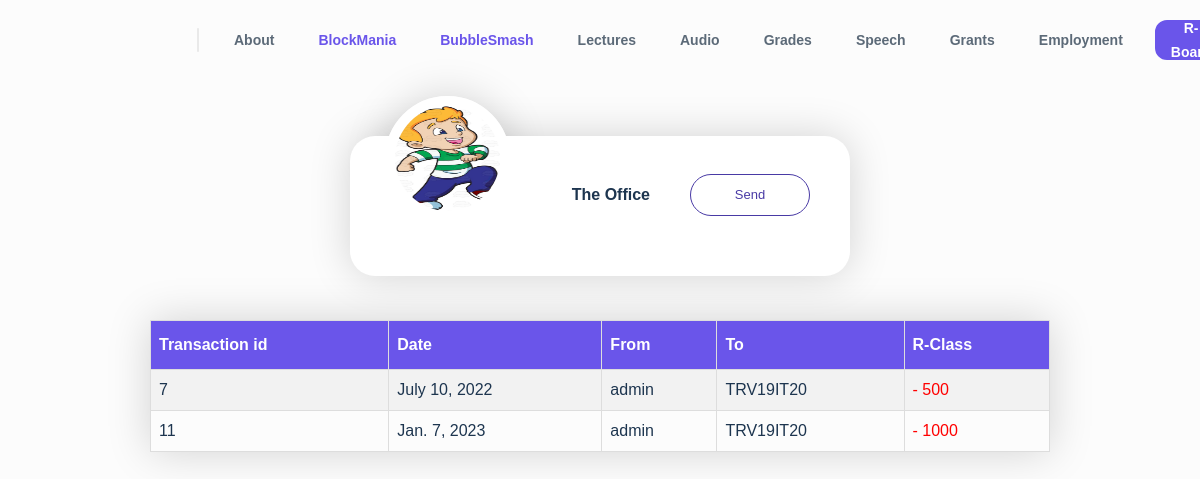
The app's page /dashboard/ (signed in) with its own data.
### authentication/models.py (models this page shows, shortened)
class account(AbstractBaseUser):
    NAME = models.CharField(max_length=30)
    SEM = models.CharField(max_length=20)
    DEPT = models.CharField(max_length=100)
    balance = models.IntegerField(default=0, null=True)
    TE = models.IntegerField(default=0, null=True)
    photo = models.CharField(max_length=200)
    username = models.CharField(max_length=30, unique=True)
    is_admin = models.BooleanField(default=False)
    is_faculty = models.BooleanField(default=False)
    is_merchant = models.BooleanField(default=False)
    is_student = models.BooleanField(default=True)
    is_active = models.BooleanField(default=True)
    is_office = models.BooleanField(default=False)
    is_staff = models.BooleanField(default=False)
    USERNAME_FIELD = 'username'
    objects = accountmanager()
    def __str__(self):
        return self.username

### transaction/models.py (models this page shows)
class Transaction(models.Model):
    trans_id = models.AutoField(primary_key=True)
    date = models.DateField()
    from_user = models.ForeignKey(account, on_delete=models.CASCADE)
    to_user = models.CharField(default="", max_length=30)
    jocund = models.IntegerField(default=0)

### dashboard/views.py (the view)
# urls.py: path('dashboard/', dash_view, name='dashboard'),
def dash_view(request):
    context = {}
    user = request.user
    fullData = account.objects.all()
    user_dict = {}
    for data in fullData:
        if data.is_student:
            user_dict[data.username] = data.TE
    dictionary_keys = list(user_dict.keys())
    sorted_dict = {dictionary_keys[i]: sorted(user_dict.values())[i] for i in range(len(dictionary_keys))}
    trans_obj = Transaction.objects.all()
    trans_list = []
    for data in trans_obj:
        if str(data.from_user) == str(user) or str(data.to_user) == str(user):
            trans_list.append(data)
    print(trans_list)
    userData = account.objects.get(username=user)
    if userData.is_student:
        context['ranking'] = list(sorted_dict).index(str(userData.username))
    context['user'] = userData
    context['transaction'] = trans_list
    return render(request, 'dashboard.html', context)

### dashboard/templatetags/to_str.py (called while the page is built)
@register.filter(name='to_str')
def to_str(value):
    return str(value)

### templates/dashboard.html (shortened to what this page needs)
{% load static %}
{% load to_str %}
<!DOCTYPE html>
<html class="notranslate wf-ibmplexsans-n4-active wf-inter-n4-active wf-active" lang="en">
<head>
    <link rel="stylesheet" href="{% static 'css/e950135ece9f0b0d.css' %}" data-n-g="">
    <link rel="stylesheet" href="{% static 'css/style.css' %}">
</head>
<body class="app">
    <div class="Header_header__c7sEG">
        <div class="container Header_container__ZF_iK">
            <a class="Logo_logo__nj7RB Header_logo__Y_FUf" href="/">
                <span>
                    <span style="box-sizing: border-box; display: inline-block; overflow: hidden; width: 152px; height: initial; background: rgba(0, 0, 0, 0) none repeat scroll 0% 0%; opacity: 1; border: 0px none; margin: 0px; padding: 0px; position: relative; max-width: 100%;">
                        <span style="box-sizing: border-box; display: block; width: initial; height: initial; background: rgba(0, 0, 0, 0) none repeat scroll 0% 0%; opacity: 1; border: 0px none; margin: 0px; padding: 0px; max-width: 100%;">
                            </span>
                <img alt="EarthFund" src="{% static 'images/logo/main_logo.png' %}" decoding="async" data-nimg="intrinsic" style="position: absolute; inset: 0px; box-sizing: border-box; padding: 0px; border: medium none; margin: auto; display: block;"></span>
                </span>
            </a>
            <div class="Header_wrapper__YaZq_">
                <nav class="Header_nav__eRLoX">
                   <a class="Header_link__ikBIz" href="#about">About</a>
                    <a style="color: #6a55ea;" class="Header_link__ikBIz" href="/games/">BlockMania</a>
                    <a style="color: #6a55ea;" class="Header_link__ikBIz" href="/bubble/">BubbleSmash</a>
                    <a class="Header_link__ikBIz" href="/video/">Lectures</a>
                    <a class="Header_link__ikBIz" href="/audiobook/">Audio</a>
                    <a class="Header_link__ikBIz" href="/calc/">Grades</a>
                    <a class="Header_link__ikBIz" href="/speech/">Speech</a>
                    <a class="Header_link__ikBIz" href="/speech/">Grants</a>
                    <a class="Header_link__ikBIz" href="/employment/">Employment</a>
                    <a style="cursor: pointer;" href="/jclass/" class="button-sm Header_button__cj5WR">R-Board</a>
            </div>
        </div>
    </div>
    <div class="layout">
        <div class="profile">
            <div class="profile__picture"><img src="{% static 'images/profile/' %}{{ user.photo }}" alt="pp" /></div>
            <div class="profile__header">
                <div class="profile__account">
                    <h4 class="profile__username">{{ user.NAME }}</h4>
                </div>
                <div class="profile__edit">
                    <a class="profile__button" href="/transaction/"  {% if user.is_merchant %} style="display:none;"   {% endif %}>Send</a></div>
            </div>
        </div>
    </div>
    <div style=" max-width: 900px; display: flex; margin: 44px auto; justify-content: center; align-items: center;">
        <table id="customers" style="margin: 0 auto;">
            <tr>
              <th>Transaction id</th>
              <th>Date</th>
              <th>From</th>
              <th>To</th>
              <th>R-Class</th>
            </tr>
            {% if transaction %}
            {% for t in transaction %}
            <tr>
              <td>{{ t.trans_id }}</td>
              <td>{{ t.date }}</td>
              <td>{{ t.from_user }}</td>
              <td>{{ t.to_user }}</td>
                {% if user.username ==  t.from_user|to_str  %} <td style="color:red;">
                    {% else %}<td style="color:green;">      {% endif %}
                  {% if user.username ==  t.from_user|to_str  %} - {% else %}+{% endif %}   {{ t.jocund }}</td>
            </tr>
            {% endfor %}
            {% endif %}
          </table>
    </div>
</body>
</html>

### static/css/e950135ece9f0b0d.css (style rules this page uses)
a, abbr, acronym, address, applet, article, aside, audio, b, big, blockquote, body, canvas, caption, center, cite, code, dd, del, details, dfn, div, dl, dt, em, embed, fieldset, figcaption, figure, footer, form, h1, h2, h3, h4, h5, h6, header, hgroup, html, i, iframe, img, ins, kbd, label, legend, li, mark, menu, nav, object, ol, output, p, pre, q, ruby, s, samp, section, small, span, strike, strong, sub, summary, sup, table, tbody, td, tfoot, th, thead, time, tr, tt, u, ul, var, video { margin: 0; padding: 0; border: 0; vertical-align: baseline }
html { -ms-text-size-adjust: 100%; -webkit-text-size-adjust: 100% }
a img, fieldset, img { border: none }
a, a:focus, button, div, h1, h2, h3, h4, h5, h6, input, select, span, textarea { outline: none }
table { border-spacing: 0; border-collapse: collapse; width: 100% }
html { box-sizing: border-box }
body { background: #fcfcfc; font-family: Inter, sans-serif; -webkit-font-smoothing: antialiased; -moz-osx-font-smoothing: grayscale; font-size: 16px; color: #1d354f; line-height: 1.5 }
img { display: block; max-width: 100%; vertical-align: bottom }
a { text-decoration: none; color: #6a55ea }
[class^=container] { max-width: 1312px; margin: 0 auto; padding: 0 64px }
[class^=button] { display: inline-flex; text-align: center; align-items: center; justify-content: center; height: 56px; padding: 0 22px; background: #6a55ea; border: 2px solid #6a55ea; border-radius: 12px; font-size: 16px; font-weight: 700; line-height: 24px; color: #fff; transition: background .2s, border-color .2s, color .2s }
.button-sm { height: 40px; padding: 0 14px; font-size: 14px }

### static/css/719f44d6cce7cd0f.css (style rules this page uses)
.Logo_logo__nj7RB { display:inline-flex;align-items:center;position:relative;font-size:0;vertical-align:top }
.Header_header__c7sEG { position:fixed;top:0;left:0;right:0;z-index:80;padding:24px 0 }
@media only screen and (max-width:1259px) { .Header_header__c7sEG { padding:20px 0 } }
.Header_header__c7sEG .Header_container__ZF_iK { display:flex;align-items:center;max-width:100%;padding:0 40px }
@media only screen and (max-width:1259px) { .Header_header__c7sEG .Header_container__ZF_iK { padding:0 20px } }
.Header_logo__Y_FUf { position:relative;margin-right:70px }
@media only screen and (max-width:1259px) { .Header_logo__Y_FUf { margin-right:50px } }
.Header_logo__Y_FUf:before { content:"";position:absolute;top:8px;right:-42px;height:24px;border-radius:1px;width:2px;background:#e9e9e9 }
@media only screen and (max-width:1259px) { .Header_logo__Y_FUf:before { right:-27px } }
.Header_nav__eRLoX { position:relative;display:flex;align-items:center }
.Header_link__ikBIz { padding:2px 10px;border-radius:8px;border:2px solid transparent;font-size:14px;font-weight:600;line-height:24px;color:#5c6a78;transition:border-color .2s,box-shadow .2s,color .2s }
.Header_dropdown__V2G_S:not(:last-child),.Header_link__ikBIz:not(:last-child) { margin-right:20px }
@media only screen and (max-width:1259px) { .Header_dropdown__V2G_S:not(:last-child),.Header_link__ikBIz:not(:last-child) { margin-right:14px } }
.Header_button__cj5WR { margin-left:auto }

### records on screen
account: photo (picture), NAME "The Office"
Transaction: trans_id "7", date "July 10, 2022", from_user "admin", to_user "TRV19IT20", jocund "500"
Transaction: trans_id "11", date "Jan. 7, 2023", from_user "admin", to_user "TRV19IT20", jocund "1000"
